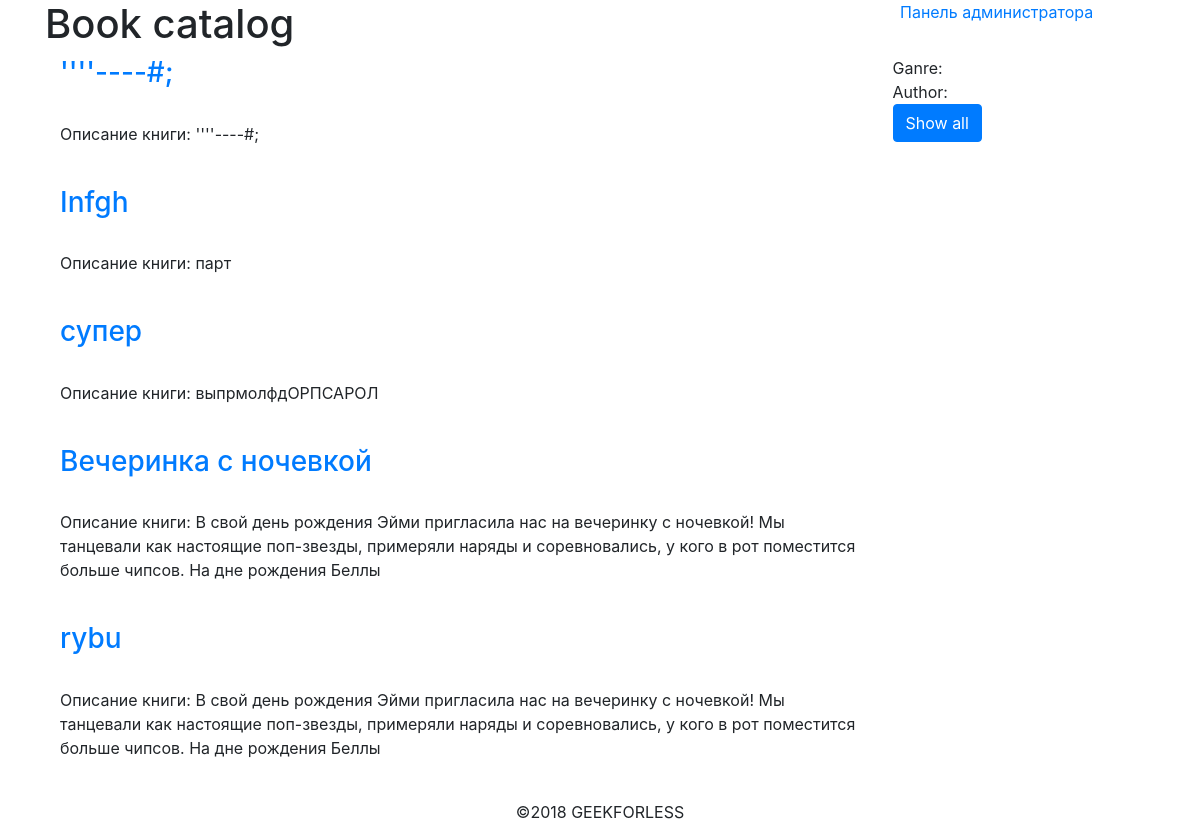
/src/web/index.php, run on an earlier commit of the app's database.
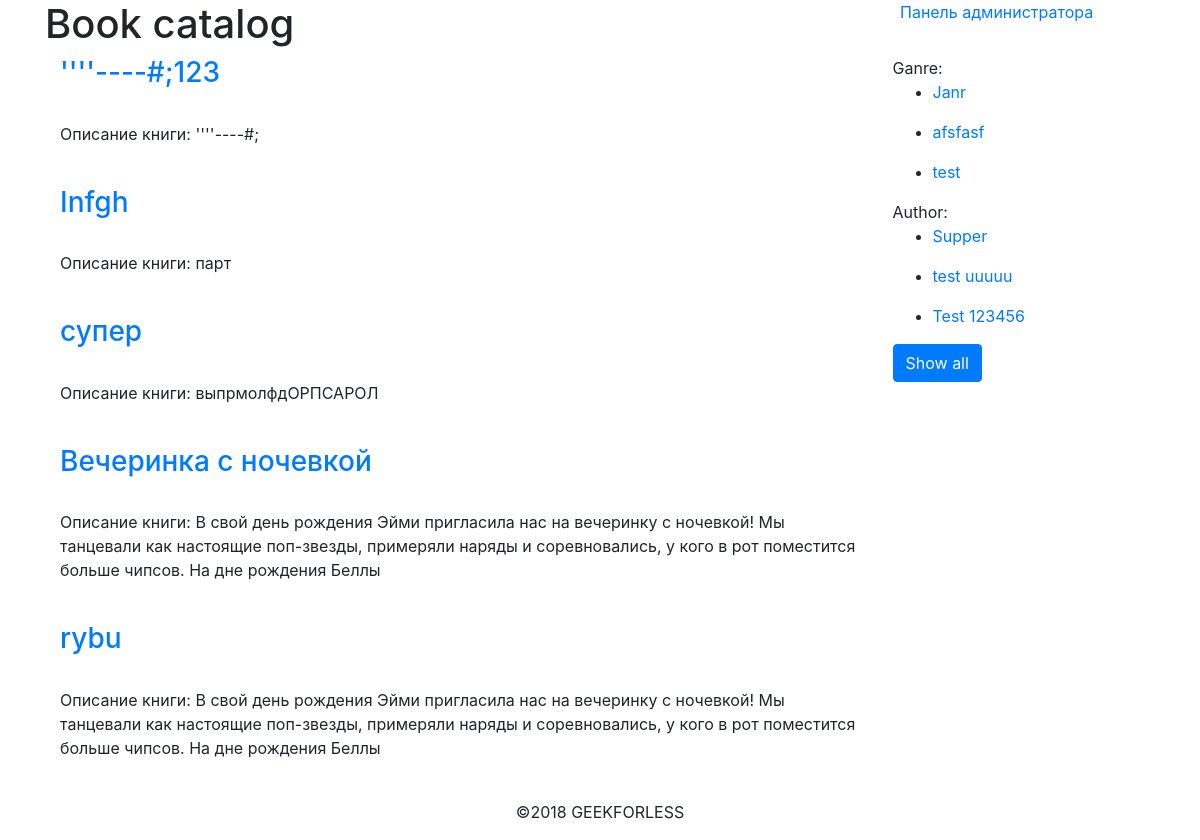
And on a later commit of the database.
### tables this page shows
CREATE TABLE `books` (
  `id` int(11) NOT NULL AUTO_INCREMENT,
  `title` varchar(200) NOT NULL,
  `author` varchar(100) NOT NULL,
  `genre` varchar(100) NOT NULL,
  `description` text NOT NULL,
  `price` int(11) NOT NULL,
  PRIMARY KEY (`id`)
);

CREATE TABLE `categories` (
  `id` int(11) NOT NULL AUTO_INCREMENT,
  `name` varchar(255) NOT NULL,
  PRIMARY KEY (`id`),
  UNIQUE KEY `name` (`name`)
);

CREATE TABLE `authors` (
  `id` int(11) NOT NULL AUTO_INCREMENT,
  `name` varchar(255) NOT NULL,
  PRIMARY KEY (`id`),
  UNIQUE KEY `name` (`name`)
);

### src/web/index.php (called while the page is built, shortened)
<?php
require_once '../app/bootstrap.php';
if (is_array($_GET['filter'])) {
    $books = (new BookModel)->filterAll($_GET['filter']);
} else {
    $books = (new BookModel)->getAll();
}
$authors = (new AuthorModel)->getAll();
$genres = (new GenreModel)->getAll();
include_once APP_ROOT_PATH . '/views/books.php';

### src/app/Core/Db.php (called while the page is built, shortened)
<?php
class Db
{
    public static $conn = null;
    public static function getConnection()
    {
        if (!self::$conn) {
            $link = mysqli_connect(MYSQL_SERVER, MYSQL_USER, MYSQL_PASSWORD, MYSQL_DB);
            self::$conn = $link;
        }
        return self::$conn;
    }
}

### src/app/Core/Query.php (called while the page is built, shortened)
<?php
class Query
{
    protected $conn;
    public function __construct()
    {
        $this->conn = DB::getConnection();
    }
    public function all($query, array $attributes = [])
    {
        $result = $this->execute($query, $attributes);
        $items = [];
        while ($row = mysqli_fetch_assoc($result)) {
            $items[] = $row;
        }
        return $items;
    }
    public function execute($query, array $attributes = [])
    {
        $result = mysqli_query($this->conn, $query);
        return $result;
    }
}

### src/app/Models/BookModel.php (called while the page is built, shortened)
<?php
class BookModel
{
    public function getAll()
	{
		return (new Query)->all('SELECT * FROM books ORDER BY id DESC');
	}
}

### src/app/bootstrap.php (called while the page is built, shortened)
<?php
require_once 'config.php';
function books_intro($text, $len = 200) {
    return mb_substr($text, 0, $len);
}

### src/app/Models/GenreModel.php (called while the page is built, shortened)
<?php
class GenreModel
{
    public function getAll()
    {
        return (new Query)->all('SELECT * FROM categories ORDER BY id DESC');
    }
}

### src/app/config.php (called while the page is built, shortened)
<?php
function safe_out($entity, $key)
{
    return isset($entity[$key]) ? htmlspecialchars($entity[$key]) : '';
}

### src/app/Models/AuthorModel.php (called while the page is built, shortened)
<?php
class AuthorModel
{
    public function getAll()
	{
		return (new Query)->all('SELECT * FROM authors ORDER BY id DESC');
	}
}

### src/app/views/books.php (the view)
<? include_once 'block/front_top.php' ?>
<div class="container">
    <div class="row">
        <div class="col-md-9">
        <?php foreach ($books as $b): ?>
            <div class="book-item">
                <h3>
                    <a href="book.php?id=<?= (int) $b['id'] ?>"><?= htmlspecialchars($b['title']) ?></a>
                </h3><br>
                <p>Описание книги: <?= htmlspecialchars(books_intro($b['description'])) ?></p><br>
            </div>
        <?php endforeach ?>
    </div>
        <div class="col-md-3">
            Ganre:
            <div>
                <?php foreach ($genres as $genre): ?>
                    <ul>
                        <li>
                            <a href="/?filter[genre]=<?=safe_out($genre, 'id')?>">
                                <?=safe_out($genre, 'name')?>
                            </a>
                        </li>
                    </ul>
                <?php endforeach ?>
            </div>
            Author:
            <div>
                <?php foreach ($authors as $author): ?>
                    <ul>
                        <li>
                            <a href="/?filter[author]=<?=safe_out($author, 'id')?>">
                                <?=safe_out($author, 'name')?>
                            </a>
                        </li>
                    </ul>
                <?php endforeach ?>
            </div>
            <a href="/" class="btn btn-primary">Show all</a>
        </div>
    </div>
</div>
<? include_once 'block/front_bottom.php' ?>

What changed in the data, as far as the page shows it:
changed books (number 1 of 5 on the later page): title "''''----#;" → "''''----#;123"
added categories: name "Janr"
added categories: name "afsfasf"
added categories: name "test"
added authors: name "Supper"
added authors: name "test uuuuu"
added authors: name "Test 123456"
